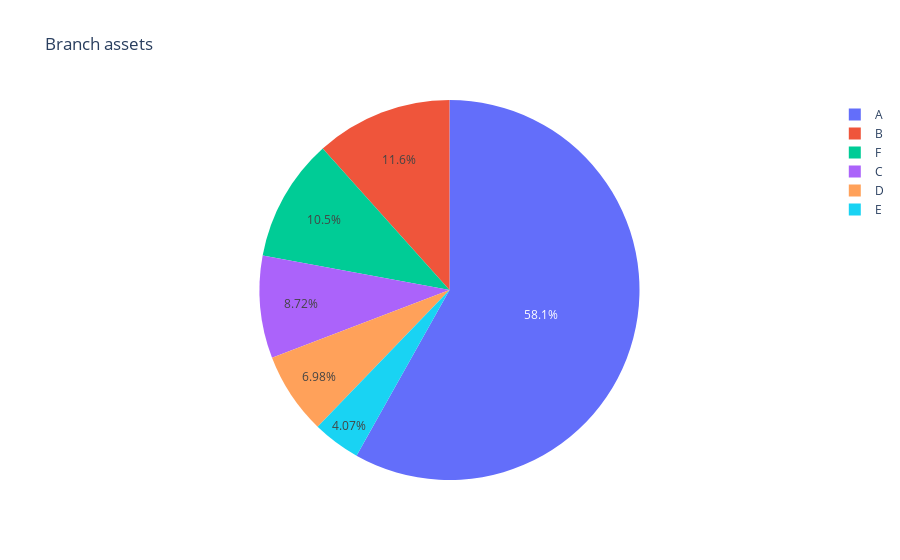

Write notebook code for a chart like this one.
### Code cell
import plotly.express as px
fig2 = px.pie(pf, values="assets",names="branch_name",title="Branch assets")
fig2.show()

### Figure 1 — Plotly figure (JSON) as saved in the notebook; plotly's stock layout.template omitted (floating-point values rounded to 4 significant figures)
{"data": [{"domain": {"x": [0, 1], "y": [0, 1]}, "hovertemplate": "branch_name=%{label}<br>assets=%{value}<extra></extra>", "labels": ["A", "B", "C", "D", "E", "F"], "legendgroup": "", "name": "", "showlegend": true, "type": "pie", "values": [100000, 20000, 15000, 12000, 7000, 18000]}], "layout": {"legend": {"tracegroupgap": 0}, "title": {"text": "Branch assets"}}}
